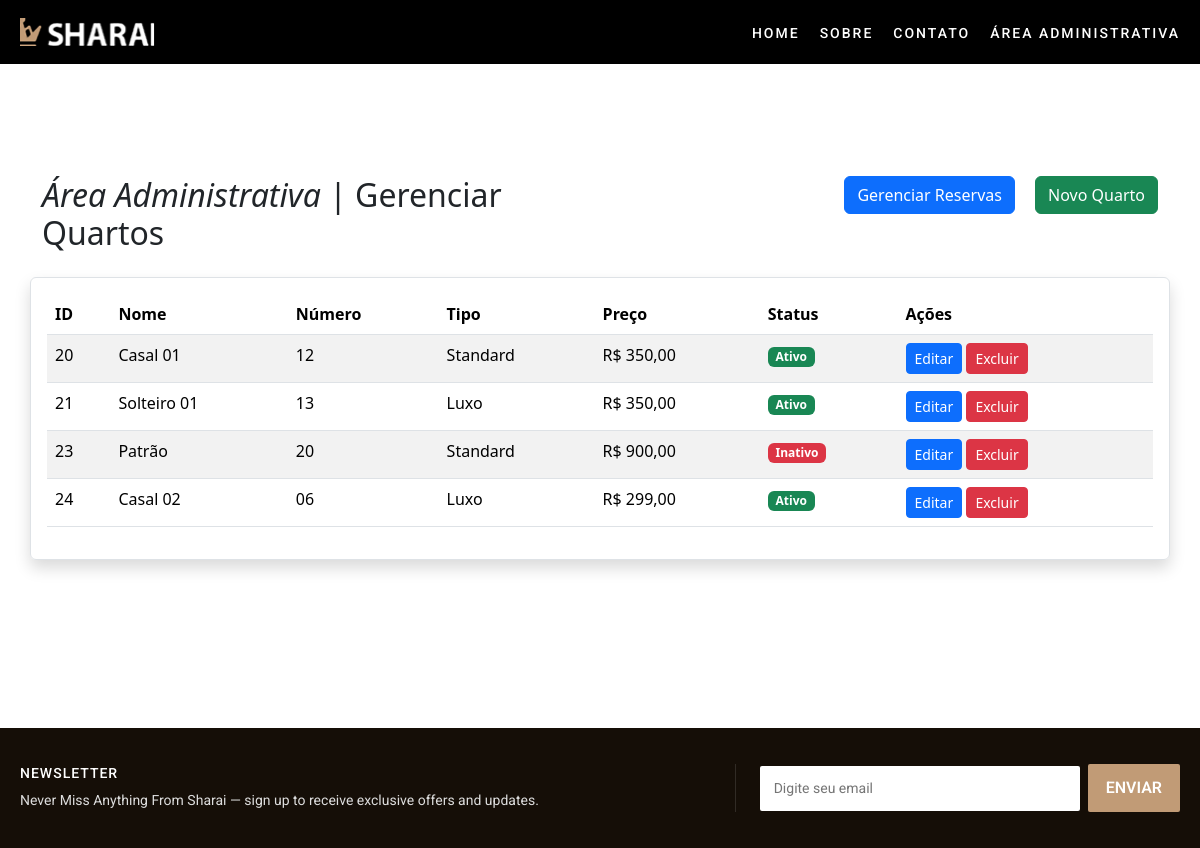
/quartos-gerenciar.php, run on the app's committed database.
### tables this page shows
CREATE TABLE `quartos` (
  `id` int(11) NOT NULL,
  `nome` varchar(255) NOT NULL,
  `numero` varchar(10) NOT NULL,
  `tipo` varchar(50) NOT NULL,
  `preco` decimal(10,2) NOT NULL,
  `descricao` text DEFAULT NULL,
  `ativo` tinyint(1) NOT NULL DEFAULT 1,
  `created_at` timestamp NOT NULL DEFAULT current_timestamp()
);

### quartos-gerenciar.php (the view, shortened to what this page needs)
<!DOCTYPE html>
<html lang="pt-br">
<head>
   <link rel="stylesheet" href="assets/css/correcao-modal.css">
   <link href="https://cdn.jsdelivr.net/npm/bootstrap@5.3.8/dist/css/bootstrap.min.css" rel="stylesheet"
>
</head>
<body class="mt-5">
   <?php include 'view/header.php'; ?>
   <div class="container mt-5">
      <div class="row">
         <h2 class="col-sm text-start"><i>Área Administrativa</i> | Gerenciar Quartos</h2>
         <div class="col-sm text-end">
            <a href="reservas-gerenciar.php" class="btn btn-primary me-3 "> Gerenciar Reservas </a>
            <a href="quarto.php" class="btn btn-success "> Novo Quarto </a>
         </div>
      </div>
   </div>
   <div class="container mt-3 shadow border rounded p-3 ">
      <table class="table table-striped">
         <thead>
            <tr>
               <th>ID</th>
               <th>Nome</th>
               <th>Número</th>
               <th>Tipo</th>
               <th>Preço</th>
               <th>Status</th>
               <th>Ações</th>
            </tr>
         </thead>
         <tbody>
            <?php
            function traduzStatus($ativo)
            {
               return $ativo ? "<span class='badge bg-success'>Ativo</span>" : "<span class='badge  bg-danger'>Inativo</span>";
            }
            ?>
            <?php
            $conexao = new Conexao();
            $pdo = $conexao->getPdo();
            $sql = "SELECT * FROM quartos";
            $stmt = $pdo->prepare($sql);
            $stmt->execute();
            if ($stmt->rowCount() > 0) {
               while ($row = $stmt->fetch(PDO::FETCH_ASSOC)) {
                  echo "<tr>";
                  echo "<td>" . $row['id'] . "</td>";
                  echo "<td>" . $row['nome'] . "</td>";
                  echo "<td>" . $row['numero'] . "</td>";
                  echo "<td>" . $row['tipo'] . "</td>";
                  echo "<td>R$ " . number_format($row['preco'], 2, ',', '.') . "</td>";
                  echo "<td>" . traduzStatus($row['ativo']) . "</td>";
                  $datanome = htmlspecialchars($row['nome'], ENT_QUOTES);
                  $dataNumero = htmlspecialchars($row['numero'], ENT_QUOTES);
                  $dataTipo = htmlspecialchars($row['tipo'], ENT_QUOTES);
                  $dataPreco = htmlspecialchars($row['preco'], ENT_QUOTES);
                  $dataAtivo = htmlspecialchars($row['ativo'], ENT_QUOTES);
                  echo "<td>
                                 <button type='button' class='btn btn-primary btn-sm edit-btn' data-bs-toggle='modal' data-bs-target='#editModal' data-id='{$row['id']}' data-nome='{$datanome}' data-numero='{$dataNumero}' data-tipo='{$dataTipo}' data-preco='{$dataPreco}' data-ativo='{$dataAtivo}'> Editar </button>
                                 <button type='button' onclick=\"if(confirm('Tem certeza que deseja excluir o quarto número {$row['numero']}?')){ window.location.href='controller/processar_quartos.php?action=delete&id={$row['id']}'; }\" class='btn btn-danger btn-sm'>Excluir</button>
                              </td>";
                  echo "</tr>";
               }
            } else {
               echo "<tr><td colspan='6' class='text-center'>Nenhum quarto cadastrado.</td></tr>";
            }
            ?>
         </tbody>
      </table>
   </div>
   <?php include 'view/footer.php'; ?>
</body>
</html

### assets/css/correcao-modal.css (style rules this page uses)
body { padding-top: 80px; }

### assets/css/footer.css (style rules this page uses)
html, body { height: 100%; }
body { display: flex; flex-direction: column; min-height: 100vh; }

### data on the page
quartos: id "20", nome "Casal 01", numero "12", tipo "Standard", preco "350,00", ativo "Ativo"
quartos: id "21", nome "Solteiro 01", numero "13", tipo "Luxo", preco "350,00", ativo "Ativo"
quartos: id "23", nome "Patrão", numero "20", tipo "Standard", preco "900,00", ativo "Inativo"
quartos: id "24", nome "Casal 02", numero "06", tipo "Luxo", preco "299,00", ativo "Ativo"
